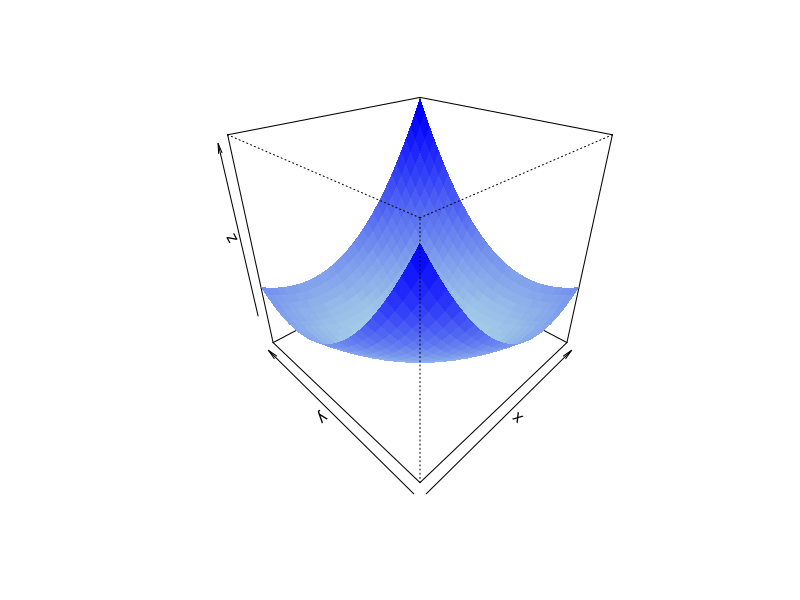
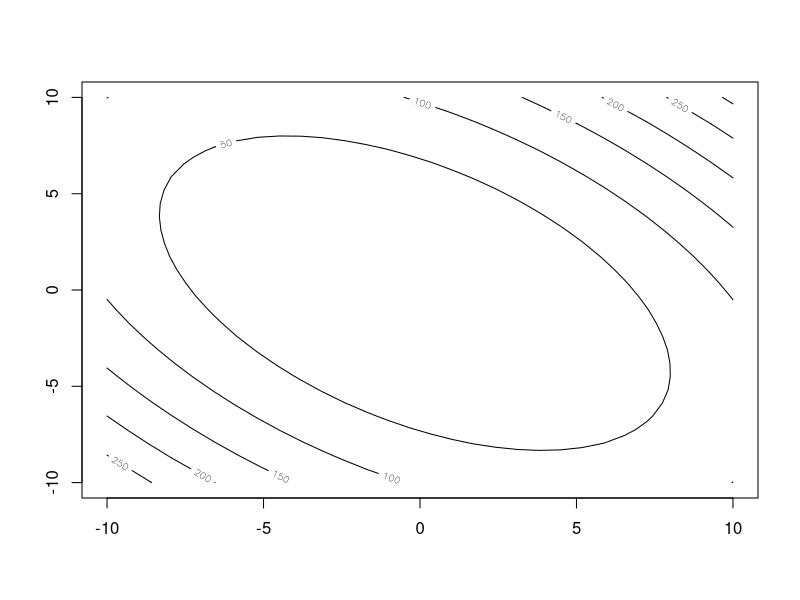

Source code (R) for these figures, in order:
f1 <- function (x, y) {
  return (0.5 * x + 0.5 * y)
}
f2 <- function (x, y) {
  return (0.5 * x + 0.5 * y + x * y)
}
f3 <- function (x, y) {
  return (0.5 * x + 0.5 * y + x * y + x ^ 2 + y ^ 2)
}

## persp example code
par(bg = "white")
x <- seq(-10, 10, length = 30)
y <- x
z <- outer(x, y, f3)
nrz <- nrow(z)
ncz <- ncol(z)
# Create a function interpolating colors in the range of specified colors
jet.colors <- colorRampPalette(c("lightblue", "blue"))
# Generate the desired number of colors from this palette
nbcol <- 50
color <- jet.colors(nbcol)
# Compute the z-value at the facet centres
zfacet <- (z[-1,-1] + z[-1,-ncz] + z[-nrz,-1] + z[-nrz,-ncz]) / 4
# Recode facet z-values into color indices
facetcol <- cut(zfacet, nbcol)
persp(
  x,
  y,
  z,
  col = color[facetcol],
  phi = 30,
  theta = -45,
  border = NA
)
contour(x, y, z)
